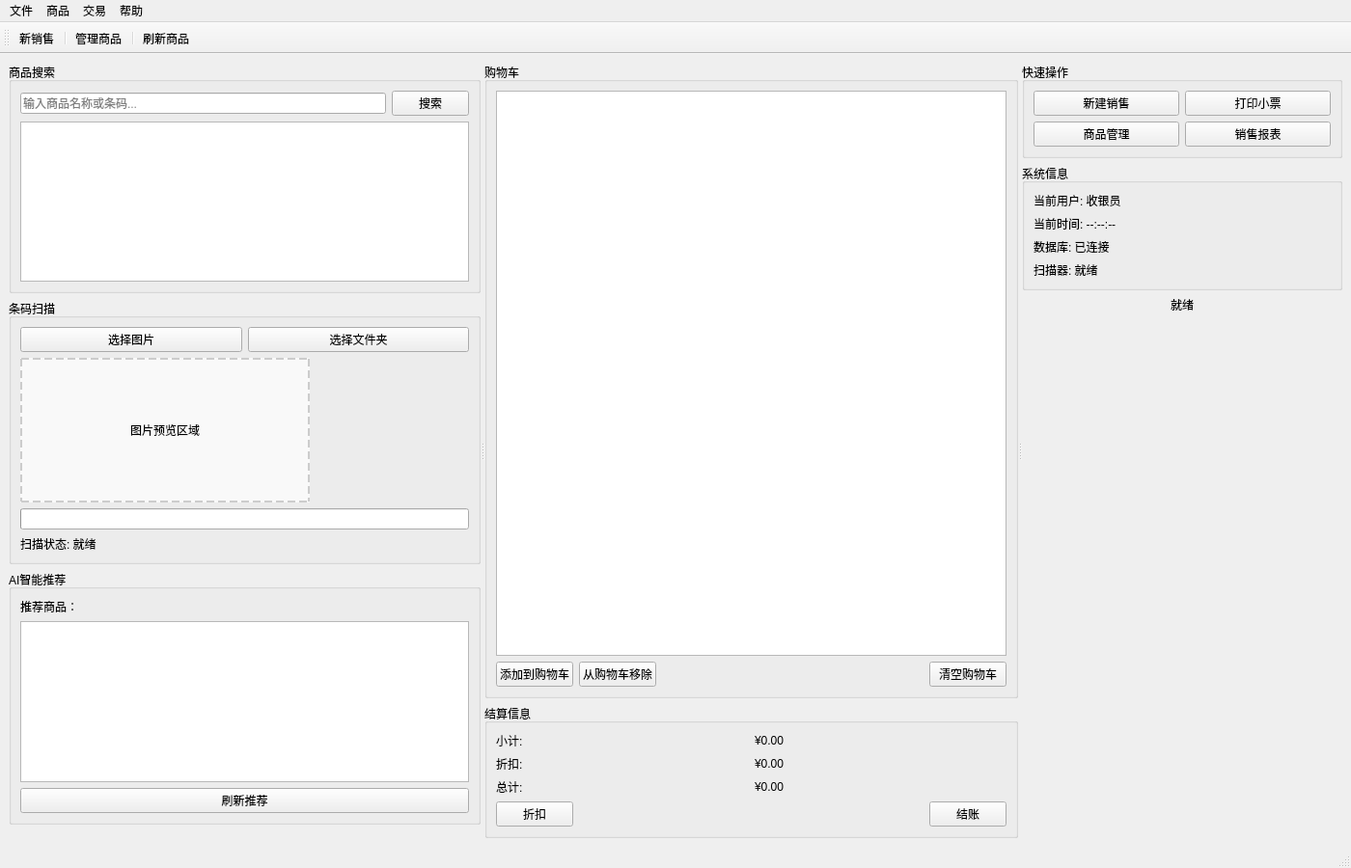
<?xml version="1.0" encoding="UTF-8"?>
<ui version="4.0">
 <class>MainWindow</class>
 <widget class="QMainWindow" name="MainWindow">
  <property name="geometry">
   <rect>
    <x>0</x>
    <y>0</y>
    <width>1400</width>
    <height>900</height>
   </rect>
  </property>
  <property name="windowTitle">
   <string>智能超市收银系统</string>
  </property>
  <widget class="QWidget" name="centralWidget">
   <layout class="QHBoxLayout" name="horizontalLayout">
    <item>
     <widget class="QSplitter" name="mainSplitter">
      <property name="orientation">
       <enum>Qt::Horizontal</enum>
      </property>
      <widget class="QWidget" name="leftPanel">
       <layout class="QVBoxLayout" name="leftLayout">
        <item>
         <widget class="QGroupBox" name="productSearchGroup">
          <property name="title">
           <string>商品搜索</string>
          </property>
          <layout class="QVBoxLayout" name="searchLayout">
           <item>
            <layout class="QHBoxLayout" name="searchInputLayout">
             <item>
              <widget class="QLineEdit" name="searchLineEdit">
               <property name="placeholderText">
                <string>输入商品名称或条码...</string>
               </property>
              </widget>
             </item>
             <item>
              <widget class="QPushButton" name="searchButton">
               <property name="text">
                <string>搜索</string>
               </property>
              </widget>
             </item>
            </layout>
           </item>
           <item>
            <widget class="QListWidget" name="productListWidget"/>
           </item>
          </layout>
         </widget>
        </item>
        <item>
         <widget class="QGroupBox" name="barcodeGroup">
          <property name="title">
           <string>条码扫描</string>
          </property>
          <layout class="QVBoxLayout" name="barcodeLayout">
           <item>
            <layout class="QHBoxLayout" name="imageButtonLayout">
             <item>
              <widget class="QPushButton" name="selectImageButton">
               <property name="text">
                <string>选择图片</string>
               </property>
              </widget>
             </item>
             <item>
              <widget class="QPushButton" name="selectFolderButton">
               <property name="text">
                <string>选择文件夹</string>
               </property>
              </widget>
             </item>
            </layout>
           </item>
           <item>
            <widget class="QLabel" name="imageDisplayLabel">
             <property name="text">
              <string>图片预览区域</string>
             </property>
             <property name="alignment">
              <set>Qt::AlignCenter</set>
             </property>
             <property name="minimumSize">
              <size>
               <width>200</width>
               <height>150</height>
              </size>
             </property>
             <property name="maximumSize">
              <size>
               <width>300</width>
               <height>200</height>
              </size>
             </property>
             <property name="styleSheet">
              <string>QLabel { border: 2px dashed #ccc; background-color: #f9f9f9; }</string>
             </property>
             <property name="scaledContents">
              <bool>true</bool>
             </property>
            </widget>
           </item>
           <item>
            <widget class="QProgressBar" name="scanProgressBar">
             <property name="value">
              <number>0</number>
             </property>
             <property name="textVisible">
              <bool>false</bool>
             </property>
            </widget>
           </item>
           <item>
            <widget class="QLabel" name="scanStatusLabel">
             <property name="text">
              <string>扫描状态: 就绪</string>
             </property>
            </widget>
           </item>
          </layout>
         </widget>
        </item>
        <item>
         <widget class="QGroupBox" name="recommendationGroup">
          <property name="title">
           <string>AI智能推荐</string>
          </property>
          <layout class="QVBoxLayout" name="recommendationLayout">
           <item>
            <widget class="QLabel" name="recommendationLabel">
             <property name="text">
              <string>推荐商品：</string>
             </property>
            </widget>
           </item>
           <item>
            <widget class="QListWidget" name="recommendationListWidget"/>
           </item>
           <item>
            <widget class="QPushButton" name="refreshRecommendationButton">
             <property name="text">
              <string>刷新推荐</string>
             </property>
            </widget>
           </item>
          </layout>
         </widget>
        </item>
        <item>
         <spacer name="leftVerticalSpacer">
          <property name="orientation">
           <enum>Qt::Vertical</enum>
          </property>
          <property name="sizeHint" stdset="0">
           <size>
            <width>20</width>
            <height>40</height>
           </size>
          </property>
         </spacer>
        </item>
       </layout>
      </widget>
      <widget class="QWidget" name="centerPanel">
       <layout class="QVBoxLayout" name="centerLayout">
        <item>
         <widget class="QGroupBox" name="cartGroup">
          <property name="title">
           <string>购物车</string>
          </property>
          <layout class="QVBoxLayout" name="cartLayout">
           <item>
            <widget class="QTableView" name="cartTableView"/>
           </item>
           <item>
            <layout class="QHBoxLayout" name="cartButtonLayout">
             <item>
              <widget class="QPushButton" name="addToCartButton">
               <property name="text">
                <string>添加到购物车</string>
               </property>
              </widget>
             </item>
             <item>
              <widget class="QPushButton" name="removeFromCartButton">
               <property name="text">
                <string>从购物车移除</string>
               </property>
              </widget>
             </item>
             <item>
              <spacer name="cartButtonSpacer">
               <property name="orientation">
                <enum>Qt::Horizontal</enum>
               </property>
               <property name="sizeHint" stdset="0">
                <size>
                 <width>40</width>
                 <height>20</height>
                </size>
               </property>
              </spacer>
             </item>
             <item>
              <widget class="QPushButton" name="clearCartButton">
               <property name="text">
                <string>清空购物车</string>
               </property>
              </widget>
             </item>
            </layout>
           </item>
          </layout>
         </widget>
        </item>
        <item>
         <widget class="QGroupBox" name="totalGroup">
          <property name="title">
           <string>结算信息</string>
          </property>
          <layout class="QGridLayout" name="totalLayout">
           <item row="0" column="0">
            <widget class="QLabel" name="subtotalLabel">
             <property name="text">
              <string>小计:</string>
             </property>
            </widget>
           </item>
           <item row="0" column="1">
            <widget class="QLabel" name="subtotalValueLabel">
             <property name="text">
              <string>¥0.00</string>
             </property>
            </widget>
           </item>
           <item row="1" column="0">
            <widget class="QLabel" name="discountLabel">
             <property name="text">
              <string>折扣:</string>
             </property>
            </widget>
           </item>
           <item row="1" column="1">
            <widget class="QLabel" name="discountValueLabel">
             <property name="text">
              <string>¥0.00</string>
             </property>
            </widget>
           </item>
           <item row="2" column="0">
            <widget class="QLabel" name="totalLabel">
             <property name="text">
              <string>总计:</string>
             </property>
            </widget>
           </item>
           <item row="2" column="1">
            <widget class="QLabel" name="totalValueLabel">
             <property name="text">
              <string>¥0.00</string>
             </property>
            </widget>
           </item>
           <item row="3" column="0" colspan="2">
            <layout class="QHBoxLayout" name="checkoutButtonLayout">
             <item>
              <widget class="QPushButton" name="discountButton">
               <property name="text">
                <string>折扣</string>
               </property>
              </widget>
             </item>
             <item>
              <spacer name="checkoutSpacer">
               <property name="orientation">
                <enum>Qt::Horizontal</enum>
               </property>
               <property name="sizeHint" stdset="0">
                <size>
                 <width>40</width>
                 <height>20</height>
                </size>
               </property>
              </spacer>
             </item>
             <item>
              <widget class="QPushButton" name="checkoutButton">
               <property name="text">
                <string>结账</string>
               </property>
              </widget>
             </item>
            </layout>
           </item>
          </layout>
         </widget>
        </item>
       </layout>
      </widget>
      <widget class="QWidget" name="rightPanel">
       <layout class="QVBoxLayout" name="rightLayout">
        <item>
         <widget class="QGroupBox" name="quickActionsGroup">
          <property name="title">
           <string>快速操作</string>
          </property>
          <layout class="QGridLayout" name="quickActionsLayout">
           <item row="0" column="0">
            <widget class="QPushButton" name="newSaleButton">
             <property name="text">
              <string>新建销售</string>
             </property>
            </widget>
           </item>
           <item row="0" column="1">
            <widget class="QPushButton" name="printReceiptButton">
             <property name="text">
              <string>打印小票</string>
             </property>
            </widget>
           </item>
           <item row="1" column="0">
            <widget class="QPushButton" name="manageProductsButton">
             <property name="text">
              <string>商品管理</string>
             </property>
            </widget>
           </item>
           <item row="1" column="1">
            <widget class="QPushButton" name="reportsButton">
             <property name="text">
              <string>销售报表</string>
             </property>
            </widget>
           </item>
          </layout>
         </widget>
        </item>
        <item>
         <widget class="QGroupBox" name="systemInfoGroup">
          <property name="title">
           <string>系统信息</string>
          </property>
          <layout class="QVBoxLayout" name="systemInfoLayout">
           <item>
            <widget class="QLabel" name="currentUserLabel">
             <property name="text">
              <string>当前用户: 收银员</string>
             </property>
            </widget>
           </item>
           <item>
            <widget class="QLabel" name="currentTimeLabel">
             <property name="text">
              <string>当前时间: --:--:--</string>
             </property>
            </widget>
           </item>
           <item>
            <widget class="QLabel" name="connectionStatusLabel">
             <property name="text">
              <string>数据库: 已连接</string>
             </property>
            </widget>
           </item>
           <item>
            <widget class="QLabel" name="scannerStatusLabel">
             <property name="text">
              <string>扫描器: 就绪</string>
             </property>
            </widget>
           </item>
          </layout>
         </widget>
        </item>
        <item>
         <widget class="QLabel" name="statusLabel">
          <property name="text">
           <string>就绪</string>
          </property>
          <property name="alignment">
           <set>Qt::AlignCenter</set>
          </property>
         </widget>
        </item>
        <item>
         <spacer name="rightVerticalSpacer">
          <property name="orientation">
           <enum>Qt::Vertical</enum>
          </property>
          <property name="sizeHint" stdset="0">
           <size>
            <width>20</width>
            <height>40</height>
           </size>
          </property>
         </spacer>
        </item>
       </layout>
      </widget>
     </widget>
    </item>
   </layout>
  </widget>
  <widget class="QMenuBar" name="menuBar">
   <property name="geometry">
    <rect>
     <x>0</x>
     <y>0</y>
     <width>1400</width>
     <height>22</height>
    </rect>
   </property>
   <widget class="QMenu" name="menuFile">
    <property name="title">
     <string>文件</string>
    </property>
    <addaction name="actionNewSale"/>
    <addaction name="actionSaveSale"/>
    <addaction name="separator"/>
    <addaction name="actionExit"/>
   </widget>
   <widget class="QMenu" name="menuProduct">
    <property name="title">
     <string>商品</string>
    </property>
    <addaction name="actionManageProducts"/>
    <addaction name="separator"/>
    <addaction name="actionImport"/>
    <addaction name="actionExport"/>
   </widget>
   <widget class="QMenu" name="menuHelp">
    <property name="title">
     <string>帮助</string>
    </property>
    <addaction name="actionAbout"/>
   </widget>
   <widget class="QMenu" name="menuTransaction">
    <property name="title">
     <string>交易</string>
    </property>
    <addaction name="actionPrintReceipt"/>
   </widget>
   <addaction name="menuFile"/>
   <addaction name="menuProduct"/>
   <addaction name="menuTransaction"/>
   <addaction name="menuHelp"/>
  </widget>
  <widget class="QToolBar" name="mainToolBar">
   <property name="windowTitle">
    <string>mainToolBar</string>
   </property>
   <attribute name="toolBarArea">
    <enum>TopToolBarArea</enum>
   </attribute>
   <attribute name="toolBarBreak">
    <bool>false</bool>
   </attribute>
   <addaction name="actionNewSale"/>
   <addaction name="separator"/>
   <addaction name="actionManageProducts"/>
   <addaction name="separator"/>
   <addaction name="actionRefreshProducts"/>
  </widget>
  <widget class="QStatusBar" name="statusbar"/>
  <action name="actionNewSale">
   <property name="text">
    <string>新销售</string>
   </property>
   <property name="shortcut">
    <string>Ctrl+N</string>
   </property>
  </action>
  <action name="actionSaveSale">
   <property name="text">
    <string>保存销售</string>
   </property>
  </action>
  <action name="actionManageProducts">
   <property name="text">
    <string>管理商品</string>
   </property>
  </action>
  <action name="actionImport">
   <property name="text">
    <string>导入商品</string>
   </property>
  </action>
  <action name="actionExport">
   <property name="text">
    <string>导出商品</string>
   </property>
  </action>
  <action name="actionPrintReceipt">
   <property name="text">
    <string>打印小票</string>
   </property>
  </action>
  <action name="actionRefreshProducts">
   <property name="text">
    <string>刷新商品</string>
   </property>
   <property name="shortcut">
    <string>F5</string>
   </property>
  </action>
  <action name="actionExit">
   <property name="text">
    <string>退出</string>
   </property>
   <property name="shortcut">
    <string>Ctrl+Q</string>
   </property>
  </action>
  <action name="actionAbout">
   <property name="text">
    <string>关于</string>
   </property>
  </action>
 </widget>
 <resources/>
 <connections/>
</ui>
